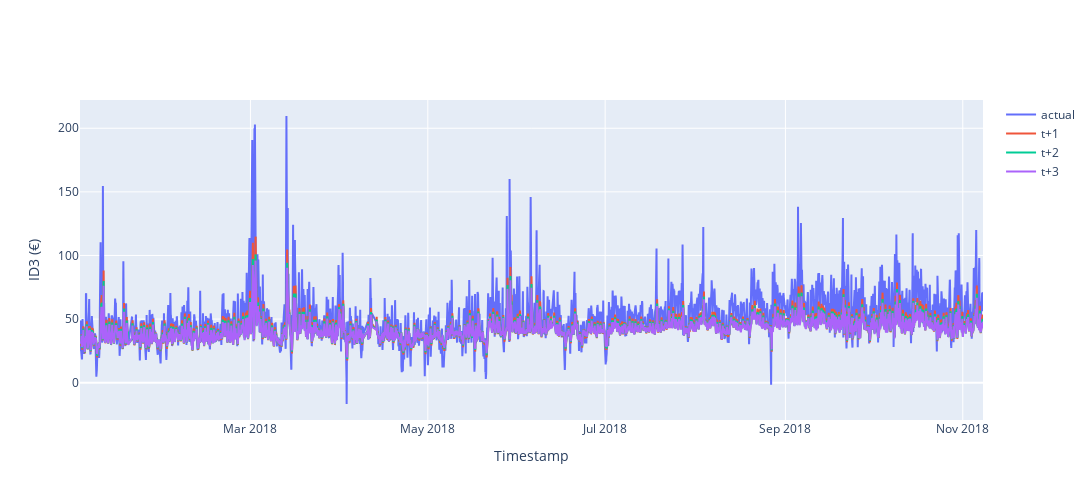

Notebook code cell kept with this figure:
### Code cell
import plotly.express as px
import plotly.graph_objects as go

fig1 = go.Scatter(      x = plot_df['timestamp'],
                        y = plot_df['actual'],
                        name = 'actual'
                        # color = evaluation['Type'],
                        # title = "Log of Appliance Energy Consumption in Wh vs Time"
                    )

fig2 = go.Scatter(      x = plot_df['timestamp'],
                        y = plot_df['t+1'],
                        name = 't+1'
                        # color = evaluation['Type'],
                        # title = "Log of Appliance Energy Consumption in Wh vs Time"
                    )

fig3 = go.Scatter(      x = plot_df['timestamp'],
                        y = plot_df['t+2'],
                        name = 't+2'
                        # color = evaluation['Type'],
                        # title = "Log of Appliance Energy Consumption in Wh vs Time"
                    )

fig4 = go.Scatter(      x = plot_df['timestamp'],
                        y = plot_df['t+3'],
                        name = 't+3'
                        # color = evaluation['Type'],
                        # title = "Log of Appliance Energy Consumption in Wh vs Time"
                    )

data = [fig1, fig2, fig3, fig4]

fig = go.Figure(data=data)

fig.update_layout(  height = 500,
                    width = 1250,
                    title='',
                    xaxis_title='Timestamp',
                    yaxis_title='ID3 (€)')

fig.show()

### Figure 1 — Plotly figure (JSON) as saved in the notebook; plotly's stock layout.template omitted (floating-point values rounded to 4 significant figures; data arrays with more than 128 entries replaced by an {"elided": "..."} marker saying what was removed)
{"data": [{"name": "actual", "type": "scatter", "x": {"elided": "7327 str values"}, "y": {"elided": "7327 float values"}}, {"name": "t+1", "type": "scatter", "x": {"elided": "7327 str values"}, "y": {"elided": "7327 float values"}}, {"name": "t+2", "type": "scatter", "x": {"elided": "7327 str values"}, "y": {"elided": "7327 float values"}}, {"name": "t+3", "type": "scatter", "x": {"elided": "7327 str values"}, "y": {"elided": "7327 float values"}}], "layout": {"height": 500, "title": {"text": ""}, "width": 1250, "xaxis": {"title": {"text": "Timestamp"}}, "yaxis": {"title": {"text": "ID3 (€)"}}}}
